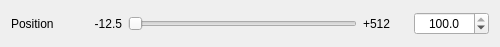
<?xml version="1.0" encoding="UTF-8"?>
<ui version="4.0">
 <class>ValueSidler</class>
 <widget class="QWidget" name="ValueSidler">
  <property name="geometry">
   <rect>
    <x>0</x>
    <y>0</y>
    <width>500</width>
    <height>47</height>
   </rect>
  </property>
  <property name="windowTitle">
   <string>Form</string>
  </property>
  <layout class="QVBoxLayout" name="verticalLayout">
   <item>
    <layout class="QHBoxLayout" name="horizontalLayout">
     <item>
      <widget class="QLabel" name="label">
       <property name="minimumSize">
        <size>
         <width>60</width>
         <height>0</height>
        </size>
       </property>
       <property name="text">
        <string>Position</string>
       </property>
      </widget>
     </item>
     <item>
      <widget class="QLabel" name="min">
       <property name="minimumSize">
        <size>
         <width>45</width>
         <height>0</height>
        </size>
       </property>
       <property name="text">
        <string>-12.5</string>
       </property>
       <property name="alignment">
        <set>Qt::AlignRight|Qt::AlignTrailing|Qt::AlignVCenter</set>
       </property>
      </widget>
     </item>
     <item>
      <widget class="QSlider" name="slider">
       <property name="orientation">
        <enum>Qt::Horizontal</enum>
       </property>
      </widget>
     </item>
     <item>
      <widget class="QLabel" name="max">
       <property name="sizePolicy">
        <sizepolicy hsizetype="Preferred" vsizetype="Preferred">
         <horstretch>0</horstretch>
         <verstretch>0</verstretch>
        </sizepolicy>
       </property>
       <property name="minimumSize">
        <size>
         <width>45</width>
         <height>0</height>
        </size>
       </property>
       <property name="text">
        <string>+512</string>
       </property>
      </widget>
     </item>
     <item>
      <widget class="QDoubleSpinBox" name="spin">
       <property name="minimumSize">
        <size>
         <width>75</width>
         <height>0</height>
        </size>
       </property>
       <property name="alignment">
        <set>Qt::AlignCenter</set>
       </property>
       <property name="decimals">
        <number>1</number>
       </property>
       <property name="minimum">
        <double>-100.000000000000000</double>
       </property>
       <property name="value">
        <double>100.000000000000000</double>
       </property>
      </widget>
     </item>
    </layout>
   </item>
  </layout>
 </widget>
 <resources/>
 <connections/>
</ui>
